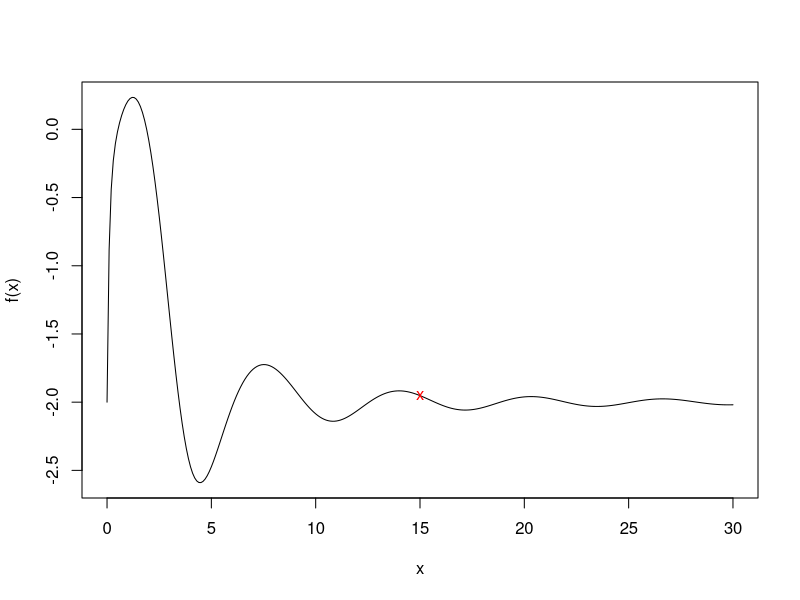
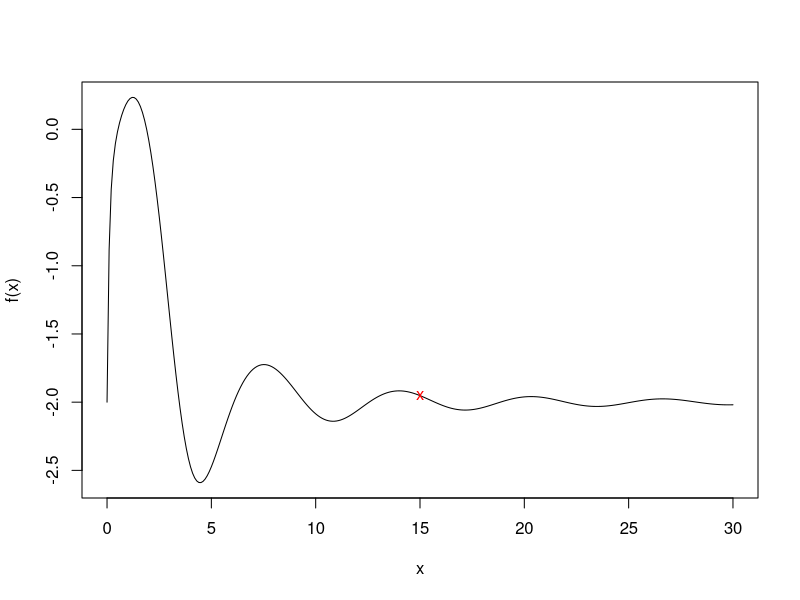
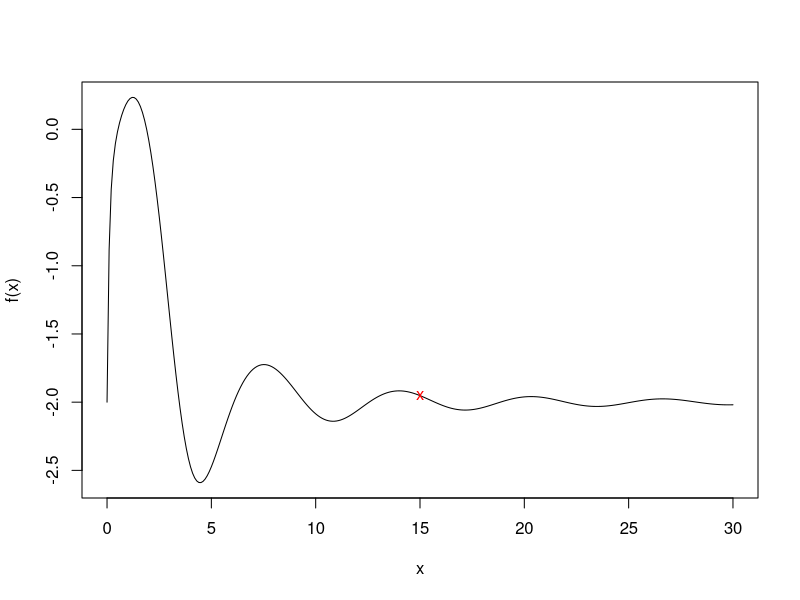
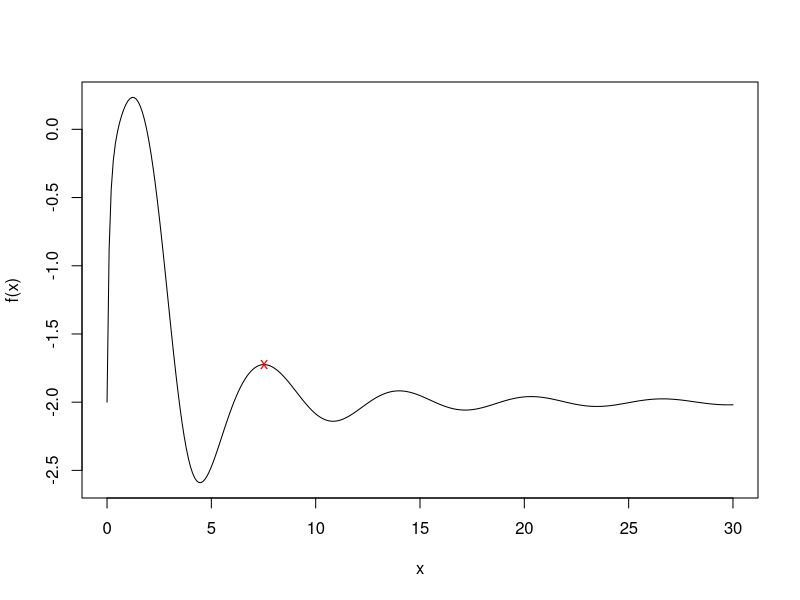
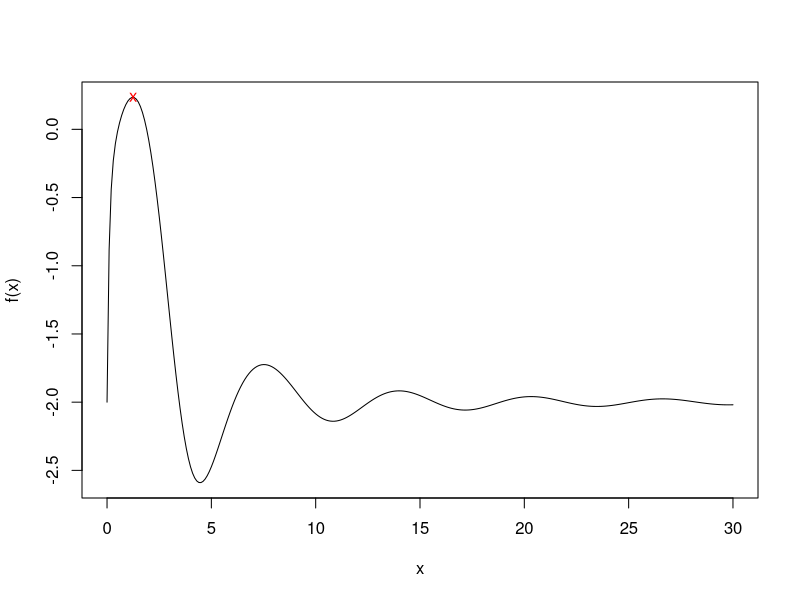
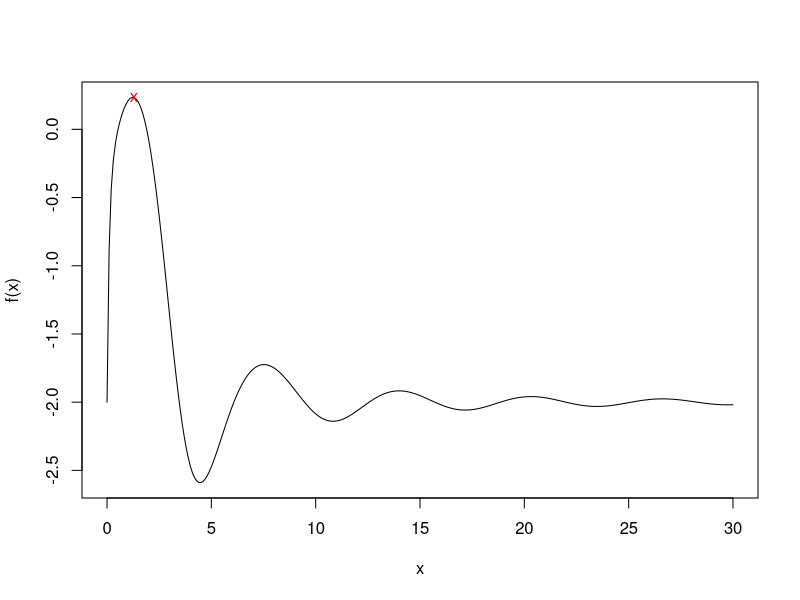

Write R code to recreate these figures, in order.
# Question 1: Genetic algorithm

## 1. 

f <- function(x){
  part1 <- (x^2) / exp(x)
  expPart <- -(9*sin(x)) / ((x^2) + x + 1)
  return(part1 -2 * exp(expPart))
}

## 2.

crossover <- function(x,y){
  return((x+y)/2)
}

## 3.

mutate <- function(x){
  return((x^2)%% 30)
}

## 4. 

genetic <- function(maxiter,mutprob){
  # list for task 5 
  res <- list(initial = numeric(), final = numeric())
  
  # a)
  x <- seq(0,30, 0.1)
  plot(x,f(x), type = "l")
  
  # b)
  X <- seq(0,30,5)
  res$initial <- X
  # c)
  
  Values <- f(X)
  
  # d)
  
 for (i in 1:maxiter) {
   # i.
   parents <- sample(X,2)
   # ii.
   victim <- order(Values)[1]
   # iii.
   kid <- crossover(parents[1], parents[2])
   if(runif(1) < mutprob){
     kid <- mutate(kid)
   }
   # iv.
   X[victim] <- kid
   Values <- f(X)
   # v.
   maxX <- X[which.max(Values)]
   #points(maxX, f(maxX), col="blue", pch ="x")
 }
  res$final <- X
  points(maxX, f(maxX), col="red", pch ="x")
  return(res)
}

## 5. 
 m10m1 <- genetic(10,0.1)
 m10m5 <- genetic(10,0.5)
 m10m9 <- genetic(10,0.9)
 
 m100m1 <- genetic(100,0.1)
 m100m5 <- genetic(100,0.5)
 m100m9 <- genetic(100,0.9)
 
 res <- rbind(m10m1$initial, 
       m10m1$final, 
       m10m5$final, 
       m10m9$final, 
       m100m1$final, 
       m100m5$final, 
       m100m9$final
       )
 
 rownames(res) <- c("initial",
                    "10 0.1",
                    "10 0.5",
                    "10 0.9",
                    "100 0.1",
                    "100 0.5",
                    "100 0.9"
                    )
